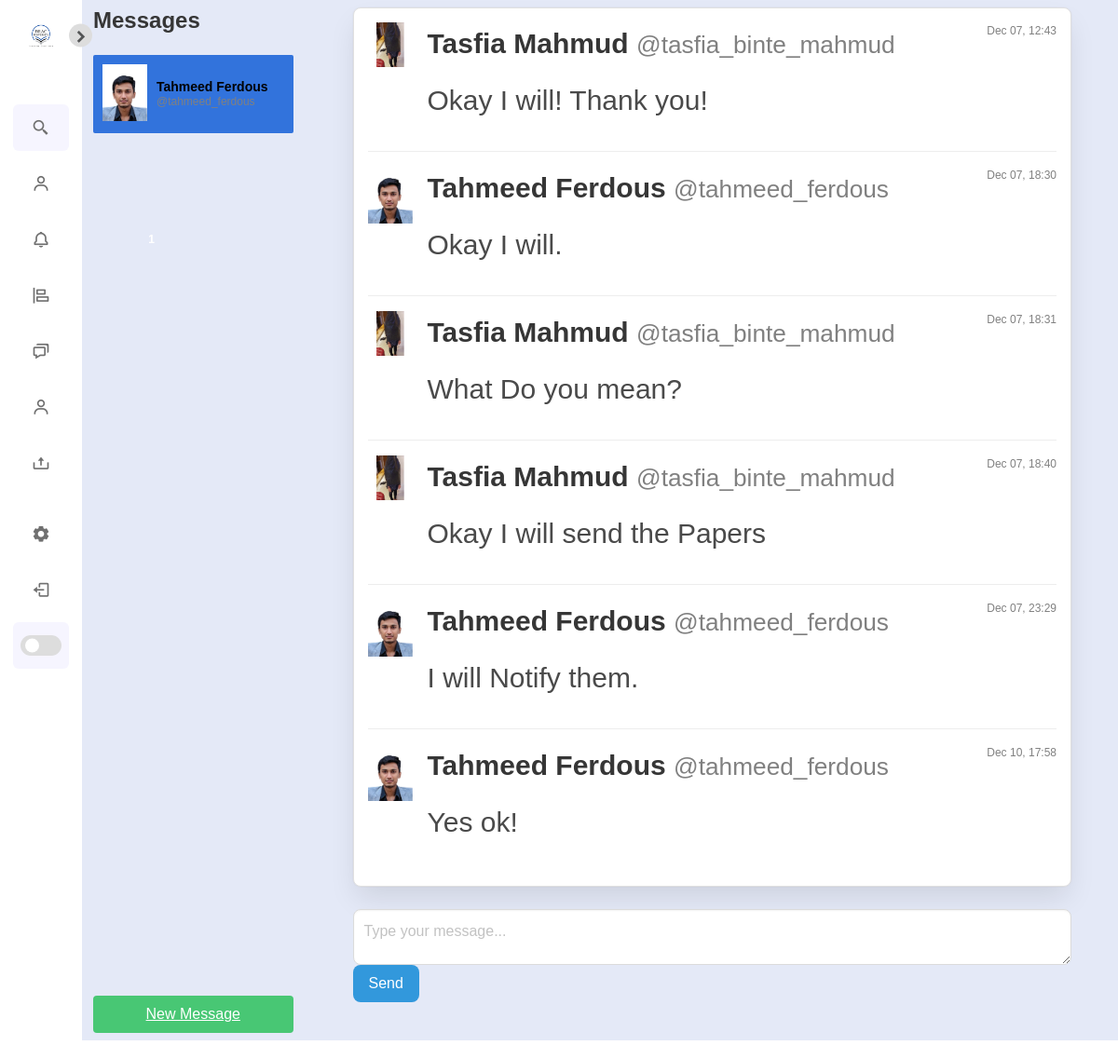
/direct/ (signed in), run on the app's committed database.
### authy/models.py (models this page shows)
class Profile(models.Model):
	user = models.OneToOneField(User, on_delete=models.CASCADE)
	first_name = models.CharField(max_length=50, null=True, blank=True)
	last_name = models.CharField(max_length=50, null=True, blank=True)
	location = models.CharField(max_length=50, null=True, blank=True)
	url = models.CharField(max_length=80, null=True, blank=True)
	profile_info = models.TextField(max_length=150, null=True, blank=True)
	created = models.DateField(auto_now_add=True)
	favorites = models.ManyToManyField(Post)
	picture = models.ImageField(upload_to=user_directory_path, blank=True, null=True, verbose_name='Picture')

### direct/models.py (models this page shows, shortened)
class Message(models.Model):
	user = models.ForeignKey(User, on_delete=models.CASCADE, related_name='user')
	sender = models.ForeignKey(User, on_delete=models.CASCADE, related_name='from_user')
	recipient = models.ForeignKey(User, on_delete=models.CASCADE, related_name='to_user')
	body = models.TextField(max_length=1000, blank=True, null=True)
	date = models.DateTimeField(auto_now_add=True)
	is_read = models.BooleanField(default=False)
	def get_messages(user):
		messages = Message.objects.filter(user=user).values('recipient').annotate(last=Max('date')).order_by('-last')
		users = []
		for message in messages:
			users.append({
				'user': User.objects.get(pk=message['recipient']),
				'last': message['last'],
				'unread': Message.objects.filter(user=user, recipient__pk=message['recipient'], is_read=False).count()
				})
		return users

### direct/views.py (the view)
# urls.py: path('', Inbox, name='inbox'),
@login_required
def Inbox(request):
	messages = Message.get_messages(user=request.user)
	active_direct = None
	directs = None
	if messages:
		message = messages[0]
		active_direct = message['user'].username
		directs = Message.objects.filter(user=request.user, recipient=message['user'])
		directs.update(is_read=True)
		for message in messages:
			if message['user'].username == active_direct:
				message['unread'] = 0
	context = {
		'directs': directs,
		'messages': messages,
		'active_direct': active_direct,
		}
	template = loader.get_template('direct/direct.html')
	return HttpResponse(template.render(context, request))

### direct/views.py (called while the page is built)
def checkDirects(request):
	directs_count = 0
	if request.user.is_authenticated:
		directs_count = Message.objects.filter(user=request.user, is_read=False).count()
	return {'directs_count':directs_count}

### notifications/views.py (called while the page is built)
def CountNotifications(request):
	count_notifications = 0
	if request.user.is_authenticated:
		count_notifications = Notification.objects.filter(user=request.user, is_seen=False).count()
	return {'count_notifications':count_notifications}

### Config/templates/direct/direct.html (shortened to what this page needs)
{% extends 'base.html' %}
{% load static %}
{% block content %}
<div class="columns is-variable is-8">
  <div class="column is-one-quarter">
    <aside class="menu">
      <h2 class="title is-4">Messages</h2>
      <ul class="menu-list" style="overflow-y: auto; height: calc(100vh - 150px); padding: 0;">
        {% for message in messages %}
        <li>
          <a
            class="media {% if active_direct == message.user.username %}is-active{% endif %}"
            href="{% url 'directs' message.user.username %}"
            style="padding: 10px; display: flex; align-items: center; gap: 10px; text-decoration: none;"
          >
            <figure class="image is-48x48">
              {% if message.user.profile.picture %}
                <img src="{{ message.user.profile.picture.url }}" alt="{{ message.user.username }}">
              {% else %}
                <img src="{% static 'default_profile_picture.png' %}" alt="Default Profile">
              {% endif %}
            </figure>
            <div>
              <p style="font-size: 14px; font-weight: 600; margin: 0; color: black;">
                {{ message.user.profile.first_name }} {{ message.user.profile.last_name }}
              </p>
              <p style="font-size: 12px; color: gray; margin: 0;">
                @{{ message.user.username }}
              </p>
            </div>
          </a>
        </li>
        {% endfor %}
      </ul>
      <a href="{% url 'usersearch' %}" class="button is-success is-fullwidth" style="margin-top: 10px;">New Message</a>
    </aside>
  </div>
  <div class="column is-three-quarters">
    <div
      class="box"
      style="overflow-y: auto; height: calc(100vh - 200px); border: 1px solid #e0e0e0; border-radius: 8px; padding: 15px;"
    >
      {% if directs %}
        {% for direct in directs %}
        <div class="media" style="margin-bottom: 15px;">
          <figure class="media-left">
            <p class="image is-48x48">
              {% if direct.sender.profile.picture %}
                <img src="{{ direct.sender.profile.picture.url }}" alt="{{ direct.sender.username }}">
              {% else %}
                <img src="{% static 'default_profile_picture.png' %}" alt="Default Profile">
              {% endif %}
            </p>
          </figure>
          <div class="media-content">
            <p>
              <strong>{{ direct.sender.profile.first_name }} {{ direct.sender.profile.last_name }}</strong>
              <small style="color: gray;">@{{ direct.sender.username }}</small>
              <span style="float: right; font-size: 12px; color: gray;">{{ direct.date|date:'M d, H:i' }}</span>
            </p>
            <p style="margin-top: 5px;">{{ direct.body }}</p>
          </div>
        </div>
        {% endfor %}
      {% else %}
      <p style="text-align: center; color: gray;">No messages yet. Start a conversation!</p>
      {% endif %}
    </div>
    <form
      method="POST"
      action="{% url 'send_direct' %}"
      style="margin-top: 15px; align-items: center; gap: 10px;"
    >
      <textarea
        class="textarea"
        name="body"
        placeholder="Type your message..."
        style="flex-grow: 1; border-radius: 8px; min-height: 60px;"
      ></textarea>
      <button type="submit" class="button is-info" style="border-radius: 8px;">Send</button>
    </form>
  </div>
</div>
{% endblock %}

### Config/static/css/style1.css (style rules this page uses)
* { font-family: sans-serif; margin: 0; padding: 0; box-sizing: border-box; }
:root { --body-color: #E4E9F7; --sidebar-color: #FFF; --primary-color: #5d5c5e; --primary-color-light: #F6F5FF; --toggle-color: #DDD; --text-color: #707070; --tran-02: all 0.2s ease; --tran-03: all 0.3s ease; --tran-04: all 0.4s ease; --tran-05: all 0.5s ease; }
body { height: 100vh; background: var(--body-color); transition: var(--tran-02); }
body { overflow-x: hidden; }

### data on the page
Message: sender.profile.picture (picture), sender.profile.first_name "Tasfia", sender.profile.last_name "Mahmud", sender.username "tasfia_binte_mahmud", date "Dec 07, 12:43", body "Okay I will! Thank you!"
Message: sender.profile.picture (picture), sender.profile.first_name "Tahmeed", sender.profile.last_name "Ferdous", sender.username "tahmeed_ferdous", date "Dec 07, 18:30", body "Okay I will."
Message: sender.profile.picture (picture), sender.profile.first_name "Tasfia", sender.profile.last_name "Mahmud", sender.username "tasfia_binte_mahmud", date "Dec 07, 18:31", body "What Do you mean?"
Message: sender.profile.picture (picture), sender.profile.first_name "Tasfia", sender.profile.last_name "Mahmud", sender.username "tasfia_binte_mahmud", date "Dec 07, 18:40", body "Okay I will send the Papers"
Message: sender.profile.picture (picture), sender.profile.first_name "Tahmeed", sender.profile.last_name "Ferdous", sender.username "tahmeed_ferdous", date "Dec 07, 23:29", body "I will Notify them."
Message: sender.profile.picture (picture), sender.profile.first_name "Tahmeed", sender.profile.last_name "Ferdous", sender.username "tahmeed_ferdous", date "Dec 10, 17:58", body "Yes ok!"

### other printed values
{{ count_notifications }} "1"
{{ message.user.profile.first_name }} "Tahmeed"
{{ message.user.profile.last_name }} "Ferdous"
{{ message.user.username }} "tahmeed_ferdous"
